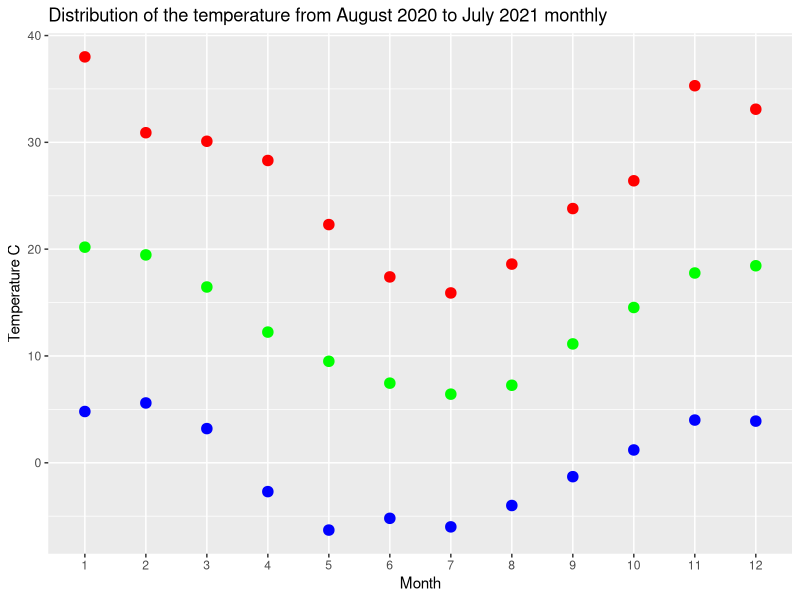
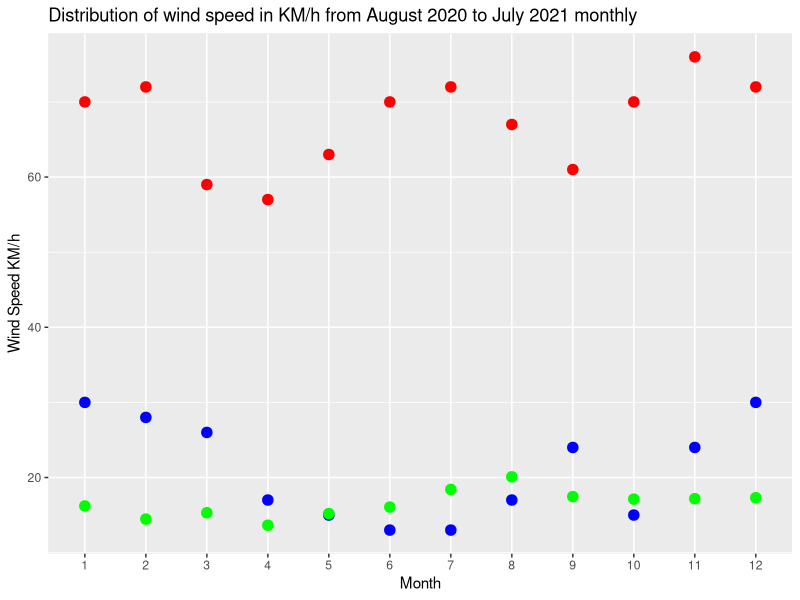
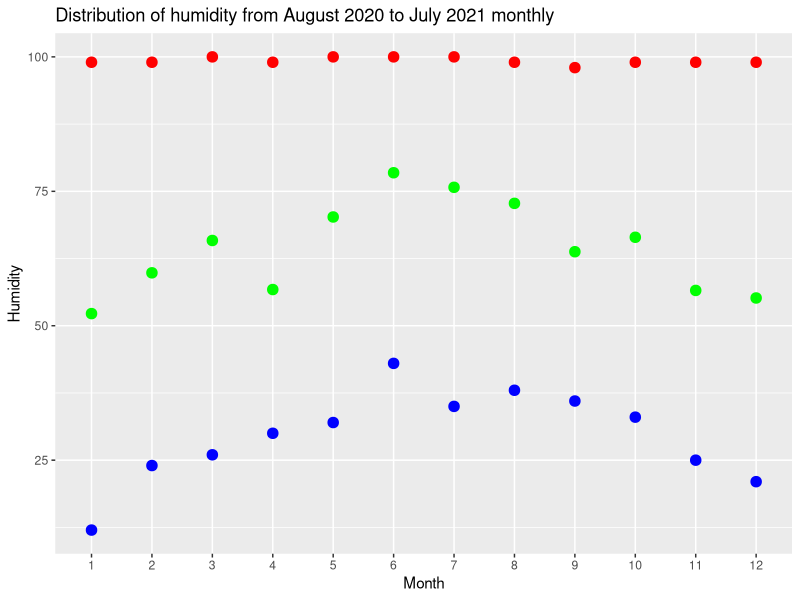
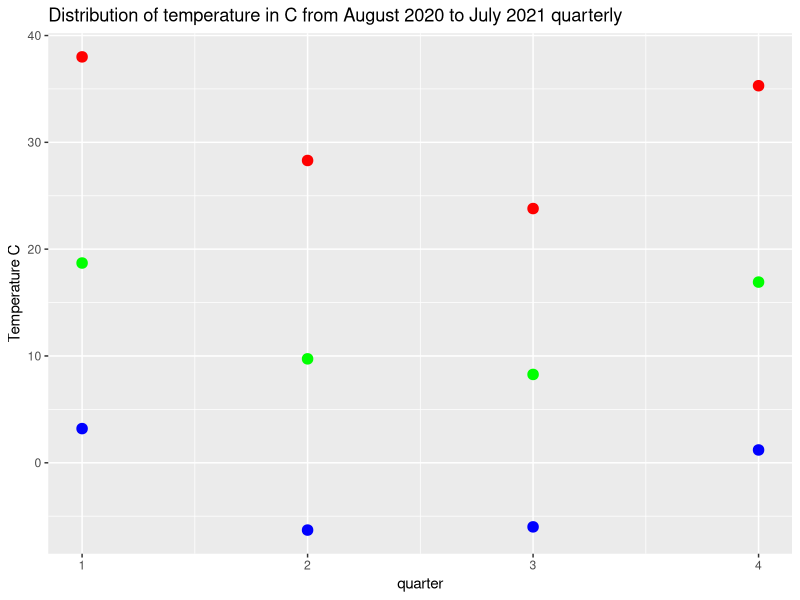
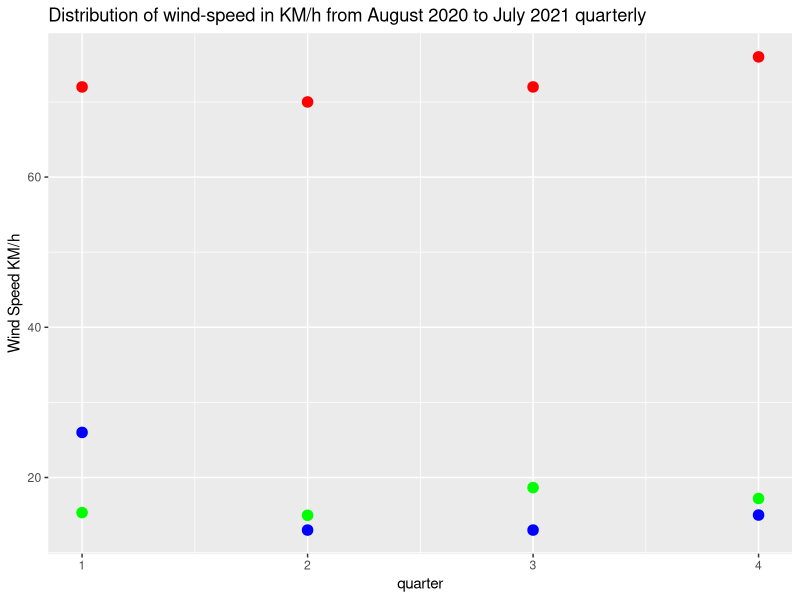
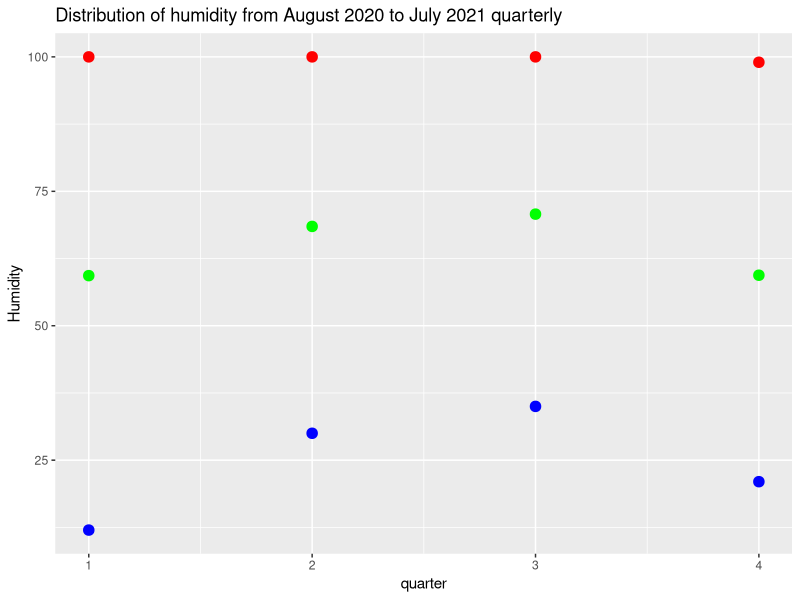

Generate these figures, in order, with R: (Note: this script raises an error after producing the figures.)
## ---- chunk 1
library(dplyr)
library(ggplot2)
df <- read.csv("act_weather.csv")
head(df)
## ---- chunk 2
df <- df[-c(1)]
head(df)
## ---- chunk 3
nrow(df)
ncol(df)
str(df)
## ---- chunk 4
getSummary <- function(colName)
{
  writeLines(paste(paste(colName, "summary:"),
                   "================",
                   paste("minimum : ", min(df[colName])),
                   paste("median : ", median(df[[colName]])),
                   paste("mean : ", mean(df[[colName]])),
                   paste("maximum : ", max(df[colName])),
                   sep = '\n'))
  }
## ---- chunk 5
targetColumns <- c("Minimum_temperature",
                  "9am_Temperature",
                  "Speed_of_maximum_wind_gust_(km/h)",
                  "3pm_Temperature")
targetColumns <- make.names(targetColumns)
## ---- chunk 6
for (columnName in targetColumns)
{
  getSummary(columnName)
}
## ---- chunk 7
averageMinTemp <- df %>% 
  group_by(Month, Year) %>%
  summarise(avgMinTempByMonth = mean(Minimum_temperature))
head(averageMinTemp)
## ---- chunk 8
averageWindGust <- df %>% 
  group_by(Direction_of_maximum_wind_gust) %>% 
  summarise(mean(Speed_of_maximum_wind_gust_.km.h.))
head(averageWindGust)
## ---- chunk 9
highestRainFall <- df %>% 
  group_by(Month, Year) %>% 
  summarise(totalRainfall = sum(Rainfall_.mm.))
highestRainFall[which.max(highestRainFall$totalRainfall),]
## ---- chunk 10
highestRainFallByYear <- highestRainFall %>% 
  group_by(Year) %>% 
  summarise(totalRainFall = sum(totalRainfall))
#By using which.max function got highest rainfall during those years with their index number and by printing the index number got the value for highest rainfall year.
highestRainFallByYear[which.max(highestRainFallByYear$totalRainFall),]
## ---- chunk 11
dryMonth <- df %>% 
  group_by(Month, Year) %>% 
  summarise(sumRainfall = sum(Rainfall_.mm.))
#least amount of rain
print("Least amount of rain fall :")
dryMonth[which.min(dryMonth$sumRainfall),]
#dry month
print("dry month  where rain fall is 0 :")
no_rainfall_month <- dryMonth[which(dryMonth$sumRainfall == 0), "Month"]
no_rainfall_year <- dryMonth[which(dryMonth$sumRainfall == 0), "Year"]
#none
## ---- chunk 12
getAvg <- function(a, b)
{
  (a+b)/2
}
## ---- chunk 13
highestHumid2019 <- df %>% 
  filter(Year == 2019) %>% 
  group_by(Month) %>% 
  summarise(maxHumid = max(getAvg(X9am_relative_humidity_..., X3pm_relative_humidity_...)))
highestHumid2019[which.max(highestHumid2019$maxHumid),]
## ---- chunk 14
#get the subset
data20to21 <- df %>% 
  filter((Year == 2020 & Month >= 8)|(Year == 2021 & Month <= 7))
## ---- chunk 15
#make numeric
data20to21$X9am_wind_speed_.km.h. <- as.numeric(data20to21$X9am_wind_speed_.km.h.)
data20to21$X3pm_wind_speed_.km.h. <- as.numeric(data20to21$X3pm_wind_speed_.km.h.)

#fix NAs with mean
data20to21$X9am_wind_speed_.km.h.[is.na(data20to21$X9am_wind_speed_.km.h.)] <- mean(data20to21$X9am_wind_speed_.km.h., 
                                                                                    na.rm = TRUE)
data20to21$X3pm_wind_speed_.km.h.[is.na(data20to21$X3pm_wind_speed_.km.h.)] <- mean(data20to21$X3pm_wind_speed_.km.h., 
                                                                                    na.rm = TRUE)
## ---- chunk 16
result <- data20to21 %>% 
  group_by(Month, Year) %>% 
  summarise(minTemp = min(Minimum_temperature), 
            maxTemp = max(Maximum_temperature), 
            aveTemp = mean((Maximum_temperature +Minimum_temperature)/2),
            minWind = min(Speed_of_maximum_wind_gust_.km.h.), 
            maxWind = max(Speed_of_maximum_wind_gust_.km.h.), 
            avWindSpeed = mean((X9am_wind_speed_.km.h. + X3pm_wind_speed_.km.h.)/2),
            avHumidity = mean((X3pm_relative_humidity_... + X9am_relative_humidity_...)/2),
            maxHumid = if (max(X3pm_relative_humidity_...)> max(X9am_relative_humidity_...)) max(X3pm_relative_humidity_...) else max(X9am_relative_humidity_...),
            minHumid = if (min(X3pm_relative_humidity_...)< min(X9am_relative_humidity_...)) min(X3pm_relative_humidity_...) else min(X9am_relative_humidity_...))
## ---- chunk 17
#quarter
resultQuarter <- data.frame(matrix(ncol = 10, nrow = 0))
colnames(resultQuarter) <- c("quarter", "minTemp", "maxTemp", "avTemp", "minWind", "maxWind", "avWind", "minHum", "maxHum", "avHum")
quarter = 0
for (i in c(1,4,7,10))
{
  quarter = quarter + 1
  temp <- c()
  temp <- append(temp, quarter)
  temp <- append(temp, min(c(result$minTemp[i], result$minTemp[i+1], result$minTemp[i+2])))
  temp <- append(temp, max(c(result$maxTemp[i], result$maxTemp[i+1], result$maxTemp[i+2])))
  temp <- append(temp, mean(c(result$aveTemp[i], result$aveTemp[i+1], result$aveTemp[i+2])))
  
  temp <- append(temp, min(c(result$minWind[i], result$minWind[i+1], result$minWind[i+2])))
  temp <- append(temp, max(c(result$maxWind[i], result$maxWind[i+1], result$maxWind[i+2])))
  temp <- append(temp, mean(c(result$avWindSpeed[i], result$avWindSpeed[i+1], result$avWindSpeed[i+2])))
  
  temp <- append(temp, min(c(result$minHumid[i], result$minHumid[i+1], result$minHumid[i+2])))
  temp <- append(temp, max(c(result$maxHumid[i], result$maxHumid[i+1], result$maxHumid[i+2])))
  temp <- append(temp, mean(c(result$avHumidity[i], result$avHumidity[i+1], result$avHumidity[i+2])))
  
  resultQuarter[nrow(resultQuarter) + 1,] <- temp
  
}
## ---- chunk 18
result$Month <- as.factor(result$Month)
monthTempPlot <- ggplot(result)+
  geom_point(aes(x=Month,y=aveTemp, colour = ""))+
  scale_colour_manual("Temperature C", values = c(Lowest = "blue", Average = "green", Highest ="red"))+
  ylab("Temperature C")+
  stat_summary(aes(x=Month,y=minTemp),fun="min",geom="point",shape=20,size=5,color="blue")+
  stat_summary(aes(x=Month,y=maxTemp),fun="max",geom="point",shape=20,size=5,color="red")+
  stat_summary(aes(x=Month,y=aveTemp),fun="mean",geom="point",shape=20,size=5,color="green")+
  theme(legend.position = "right")+
  ggtitle("Distribution of the temperature from August 2020 to July 2021 monthly")
monthTempPlot
## ---- chunk 19
monthWindPlot <- ggplot(result)+
  geom_point(aes(x=Month,y=avWindSpeed, colour = ""))+
  scale_colour_manual("Wind-Speed", values = c(Minimum = "blue", Average = "green", Maximum="red"))+
  ylab("Wind Speed KM/h")+
  stat_summary(aes(x=Month,y=minWind),fun="min",geom="point",shape=20,size=5,color="blue")+
  stat_summary(aes(x=Month,y=maxWind),fun="max",geom="point",shape=20,size=5,color="red")+
  stat_summary(aes(x=Month,y=avWindSpeed),fun="mean",geom="point",shape=20,size=5,color="green")+
  theme(legend.position = "right")+
  ggtitle("Distribution of wind speed in KM/h from August 2020 to July 2021 monthly")
monthWindPlot
## ---- chunk 20
monthHumidPlot <- ggplot(result)+
  geom_point(aes(x=Month,y=avHumidity, colour = ""))+
  scale_colour_manual("Humidity", values = c(Minimum = "blue", Average = "green", Maximum="red"))+
  ylab("Humidity")+
  stat_summary(aes(x=Month,y=minHumid),fun="min",geom="point",shape=20,size=5,color="blue")+
  stat_summary(aes(x=Month,y=maxHumid),fun="max",geom="point",shape=20,size=5,color="red")+
  stat_summary(aes(x=Month,y=avHumidity),fun="mean",geom="point",shape=20,size=5,color="green")+
  theme(legend.position = "right")+
  ggtitle("Distribution of humidity from August 2020 to July 2021 monthly")
monthHumidPlot
## ---- chunk 21
quarterTempPlot <- ggplot(resultQuarter)+
  geom_point(aes(x=quarter,y=avTemp, colour = ""))+
  scale_colour_manual("Temperature C", values = c(Minimum = "blue", Average = "green", Maximum="red"))+
  ylab("Temperature C")+
  stat_summary(aes(x=quarter,y=minTemp), fun = "min", geom="point",shape=20,size=5,color="blue")+
  stat_summary(aes(x=quarter,y=maxTemp), fun = "max", geom="point",shape=20,size=5,color="red")+
  stat_summary(aes(x=quarter,y=avTemp), fun = "mean", geom="point",shape=20,size=5,color="green")+
  theme(legend.position = "right")+
  ggtitle("Distribution of temperature in C from August 2020 to July 2021 quarterly")
quarterTempPlot
## ---- chunk 22
quarterWindPlot <- ggplot(resultQuarter)+
  geom_point(aes(x=quarter,y=avWind, colour = ""))+
  scale_colour_manual("Wind Speed KM/h", values = c(Minimum = "blue", Average = "green", Maximum="red"))+
  ylab("Wind Speed KM/h")+
  stat_summary(aes(x=quarter,y=minWind), fun = "min", geom="point",shape=20,size=5,color="blue")+
  stat_summary(aes(x=quarter,y=maxWind), fun = "max", geom="point",shape=20,size=5,color="red")+
  stat_summary(aes(x=quarter,y=avWind), fun = "mean", geom="point",shape=20,size=5,color="green")+
  theme(legend.position = "right")+
  ggtitle("Distribution of wind-speed in KM/h from August 2020 to July 2021 quarterly")
quarterWindPlot
## ---- chunk 23
quarterHumidityPlot <- ggplot(resultQuarter)+
  geom_point(aes(x=quarter,y=avHum, colour = ""))+
  scale_colour_manual("Humidity", values = c(Minimum = "blue", Average = "green", Maximum="red"))+
  ylab("Humidity")+
  stat_summary(aes(x=quarter,y=minHum), fun = "min", geom="point",shape=20,size=5,color="blue")+
  stat_summary(aes(x=quarter,y=maxHum), fun = "max", geom="point",shape=20,size=5,color="red")+
  stat_summary(aes(x=quarter,y=avHum), fun = "mean", geom="point",shape=20,size=5,color="green")+
  theme(legend.position = "right")+
  ggtitle("Distribution of humidity from August 2020 to July 2021 quarterly")
quarterHumidityPlot
## ---- chunk 24
targetYears <- filter(df, Year < 2022)
## ---- chunk 25
#make numeric
targetYears$X9am_wind_speed_.km.h. <- as.numeric(targetYears$X9am_wind_speed_.km.h.)
targetYears$X3pm_wind_speed_.km.h. <- as.numeric(targetYears$X3pm_wind_speed_.km.h.)

#fix NAs with mean
targetYears$X9am_wind_speed_.km.h.[is.na(targetYears$X9am_wind_speed_.km.h.)] <- mean(targetYears$X9am_wind_speed_.km.h., 
                                                                                    na.rm = TRUE)
targetYears$X3pm_wind_speed_.km.h.[is.na(targetYears$X3pm_wind_speed_.km.h.)] <- mean(targetYears$X3pm_wind_speed_.km.h., 
                                                                                    na.rm = TRUE)
## ---- chunk 26
data_all$Year <- factor(data_all$Year)
data_all$Month <- factor(data_all$Month)
## ---- chunk 27
tempChangeTest <- targetYears %>% 
  group_by(Year) %>% 
  summarise(maxTemp = max(Maximum_temperature), minTemp = min(Minimum_temperature))
  
  ggplot(tempChangeTest, aes(x = Year, y = maxTemp, colour = "")) +
  scale_colour_manual("Temperature", values = c(Coldest = "blue", Hottest ="red"))+
  geom_point()+
  stat_summary(aes(x=Year,y=minTemp), fun = "min", geom="point",shape=20,size=5,color="blue")+
  stat_summary(aes(x=Year,y=maxTemp), fun = "max", geom="point",shape=20,size=5,color="red")+
  theme(legend.position = "right")+
  ggtitle("Temperature change over 4 years")+
  ylab("Average Temperature C")+
  xlab("Year")
## ---- chunk 28
rainfallTest <- targetYears %>% 
  group_by(Year) %>% 
  summarise(sumRainFall = sum(Rainfall_.mm.))
ggplot(rainfallTest, aes(x = Year, y = sumRainFall))+
  geom_point(shape=20,size=5,color="red")+
  geom_line()+
  ggtitle("Total amount of rainfall in m.m. in each year from 2018 to 2021")+
  xlab("Year")+
  ylab("Total Rain fall m.m.")
## ---- chunk 29
humidityTest <- targetYears %>% 
  group_by(Year) %>% 
  mutate(avHum = getAvg(X9am_relative_humidity_..., X3pm_relative_humidity_...)) %>% 
  summarise(avHumYear = mean(avHum))
ggplot(humidityTest, aes(x = Year, y = avHumYear))+
  geom_point(shape=20,size=5,color="blue")+
  geom_line()+
  ggtitle("Change of humidity over 4 years")+
  xlab("Year")+
  ylab("Humidity")
